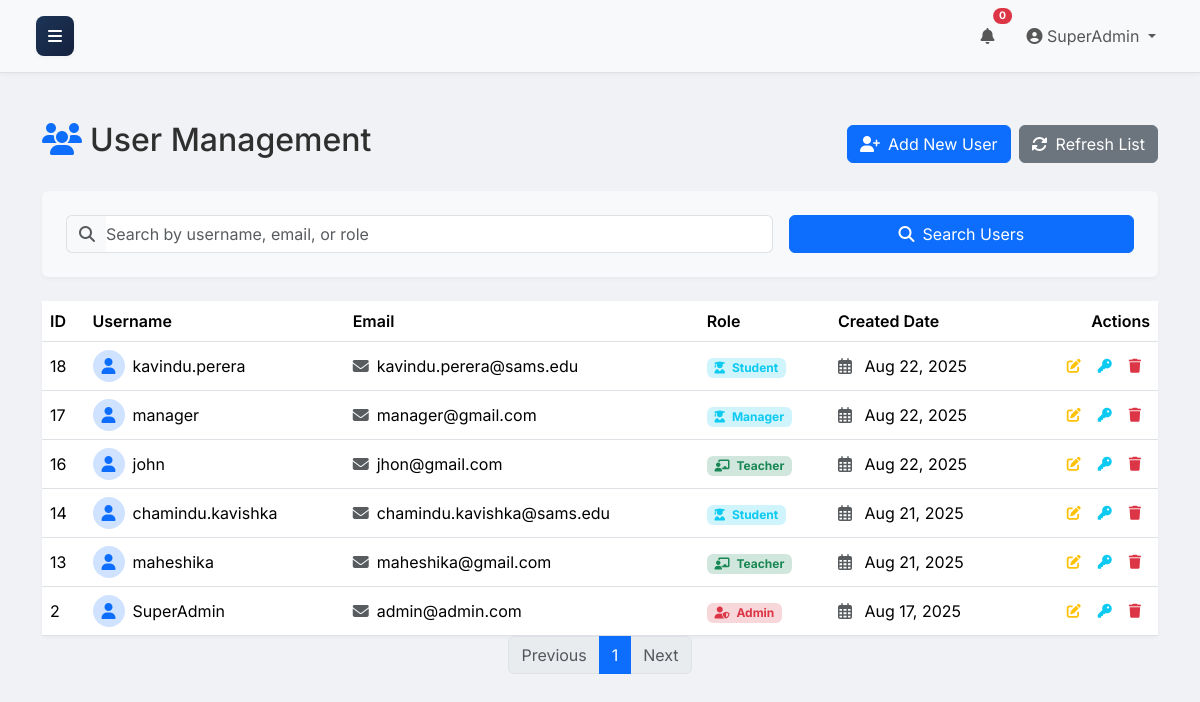
Screenshot of /users/list.php (signed in) with the database file from the repository.
### tables this page shows
CREATE TABLE `users` (
  `id` int(11) NOT NULL,
  `username` varchar(50) NOT NULL,
  `email` varchar(100) NOT NULL,
  `password` varchar(255) NOT NULL,
  `role_id` int(11) NOT NULL,
  `created_at` timestamp NOT NULL DEFAULT current_timestamp(),
  `updated_at` timestamp NOT NULL DEFAULT current_timestamp() ON UPDATE current_timestamp()
);

CREATE TABLE `roles` (
  `id` int(11) NOT NULL,
  `name` varchar(255) NOT NULL
);

### public/users/list.php (the view, shortened to what this page needs)
<?php
include_once '../includes/header.php';
$pdo = get_pdo_connection();
$limit = 10;
$page = isset($_GET['page']) && is_numeric($_GET['page']) ? (int)$_GET['page'] : 1;
$offset = ($page - 1) * $limit;
$search_query = isset($_GET['search']) ? htmlspecialchars($_GET['search']) : '';
$search_sql = '';
$stmt_count = $pdo->prepare("SELECT COUNT(u.id) FROM users u JOIN roles r ON u.role_id = r.id" . $search_sql);
$stmt_count->execute();
$total_users = $stmt_count->fetchColumn();
$total_pages = ceil($total_users / $limit);
$sql = "SELECT u.id, u.username, u.email, r.name as role_name, u.created_at FROM users u JOIN roles r ON u.role_id = r.id" . $search_sql . " ORDER BY created_at DESC LIMIT :limit OFFSET :offset";
$stmt = $pdo->prepare($sql);
$stmt->bindValue(':limit', $limit, PDO::PARAM_INT);
$stmt->bindValue(':offset', $offset, PDO::PARAM_INT);
$stmt->execute();
$users = $stmt->fetchAll(PDO::FETCH_ASSOC);
?>
<div class="container mt-4">
    <div class="d-flex justify-content-between align-items-center mb-4">
        <h2 class="section-title">
            <i class="fas fa-users text-primary me-2"></i>User Management
        </h2>
            <div class="d-flex gap-2">
                <a href="add.php" class="btn btn-primary">
                    <i class="fas fa-user-plus me-2"></i>Add New User
                </a>
                <button onclick="window.location.reload(true)" class="btn btn-secondary">
                    <i class="fas fa-sync-alt me-2"></i>Refresh List
                </button>
            </div>
        </div>
        <div class="card shadow-sm border-0 mb-4">
            <div class="card-body p-4">
                <form action="list.php" method="GET" class="row g-3">
                    <div class="col-md-8">
                        <div class="input-group">
                            <span class="input-group-text bg-light border-end-0">
                                <i class="fas fa-search text-muted"></i>
                            </span>
                            <input type="text" name="search" class="form-control border-start-0 ps-0"
                                   placeholder="Search by username, email, or role"
                                   value="<?php echo htmlspecialchars($search_query); ?>">
                        </div>
                    </div>
                    <div class="col-md-4">
                        <button type="submit" class="btn btn-primary w-100">
                            <i class="fas fa-search me-2"></i>Search Users
                        </button>
                    </div>
                </form>
            </div>
        </div>
        <?php if (empty($users)): ?>
            <div class="alert alert-info d-flex align-items-center">
                <i class="fas fa-info-circle me-2"></i>
                No users found matching your search criteria.
            </div>
        <?php else: ?>
            <div class="card shadow-sm border-0">
                <div class="table-responsive">
                    <table class="table table-hover mb-0">
                        <thead class="bg-light">
                            <tr>
                                <th class="fw-semibold">ID</th>
                                <th class="fw-semibold">Username</th>
                                <th class="fw-semibold">Email</th>
                                <th class="fw-semibold">Role</th>
                                <th class="fw-semibold">Created Date</th>
                                <th class="fw-semibold text-end">Actions</th>
                            </tr>
                        </thead>
                        <tbody>
                            <?php foreach ($users as $user): ?>
                                <tr>
                                    <td class="align-middle"><?php echo htmlspecialchars($user['id']); ?></td>
                                    <td class="align-middle">
                                        <div class="d-flex align-items-center">
                                            <div class="avatar-initial rounded-circle bg-primary-subtle text-primary me-2" style="width: 32px; height: 32px; display: flex; align-items: center; justify-content: center;">
                                                <i class="fas fa-user"></i>
                                            </div>
                                            <?php echo htmlspecialchars($user['username']); ?>
                                        </div>
                                    </td>
                                    <td class="align-middle">
                                        <i class="fas fa-envelope text-muted me-2"></i><?php echo htmlspecialchars($user['email']); ?>
                                    </td>
                                    <td class="align-middle">
                                        <span class="badge bg-<?php
                                            echo $user['role_name'] === 'admin' ? 'danger' :
                                                ($user['role_name'] === 'teacher' ? 'success' :
                                                ($user['role_name'] === 'parent' ? 'warning' : 'info'));
                                        ?>-subtle text-<?php
                                            echo $user['role_name'] === 'admin' ? 'danger' :
                                                ($user['role_name'] === 'teacher' ? 'success' :
                                                ($user['role_name'] === 'parent' ? 'warning' : 'info'));
                                        ?>">
                                            <i class="fas fa-<?php
                                                echo $user['role_name'] === 'admin' ? 'user-shield' :
                                                    ($user['role_name'] === 'teacher' ? 'chalkboard-teacher' :
                                                    ($user['role_name'] === 'parent' ? 'user-friends' : 'user-graduate'));
                                            ?> me-1"></i>
                                            <?php echo ucfirst(htmlspecialchars($user['role_name'])); ?>
                                        </span>
                                    </td>
                                    <td class="align-middle">
                                        <i class="far fa-calendar-alt text-muted me-2"></i>
                                        <?php echo date('M j, Y', strtotime($user['created_at'])); ?>
                                    </td>
                                    <td class="text-end">
                                        <div class="btn-group">
                                            <a href="edit.php?id=<?php echo htmlspecialchars($user['id']); ?>"
                                               class="btn btn-sm btn-warning-subtle text-warning">
                                                <i class="fas fa-edit"></i>
                                            </a>
                                            <a href="reset_password.php?id=<?php echo htmlspecialchars($user['id']); ?>"
                                               class="btn btn-sm btn-info-subtle text-info">
                                                <i class="fas fa-key"></i>
                                            </a>
                                            <button type="button"
                                                    class="btn btn-sm btn-danger-subtle text-danger"
                                                    data-bs-toggle="modal"
                                                    data-bs-target="#deleteModal"
                                                    data-user-id="<?php echo htmlspecialchars($user['id']); ?>"
                                                    data-username="<?php echo htmlspecialchars($user['username']); ?>">
                                                <i class="fas fa-trash"></i>
                                            </button>
                                        </div>
                                    </td>
                                </tr>
                            <?php endforeach; ?>
                        </tbody>
                    </table>
                </div>
            </div>
            <nav aria-label="Page navigation">
                <ul class="pagination justify-content-center">
                    <li class="page-item <?php echo ($page <= 1) ? 'disabled' : ''; ?>">
                        <a class="page-link" href="?page=<?php echo $page - 1; ?><?php echo !empty($search_query) ? '&search=' . urlencode($search_query) : ''; ?>">Previous</a>
                    </li>
                    <?php for ($i = 1; $i <= $total_pages; $i++): ?>
                        <li class="page-item <?php echo ($page == $i) ? 'active' : ''; ?>">
                            <a class="page-link" href="?page=<?php echo $i; ?><?php echo !empty($search_query) ? '&search=' . urlencode($search_query) : ''; ?>"><?php echo $i; ?></a>
                        </li>
                    <?php endfor; ?>
                    <li class="page-item <?php echo ($page >= $total_pages) ? 'disabled' : ''; ?>">
                        <a class="page-link" href="?page=<?php echo $page + 1; ?><?php echo !empty($search_query) ? '&search=' . urlencode($search_query) : ''; ?>">Next</a>
                    </li>
                </ul>
            </nav>
        <?php endif; ?>
    </div>
    </div>
</div>
<?php include_once '../includes/footer.php'; ?>

### public/assets/css/style.css (style rules this page uses)
html, body { height: 100%; margin: 0; padding: 0; }
:root { --primary-green: #1b4332; --accent-green: #2d6a4f; --light-green: #b7e4c7; --dark-green: #081c15; --professional-blue: #1d3557; --dark-blue: #14213d; --light-gray: #f0f2f5; --medium-gray: #6c757d; --border-color: #dee2e6; --primary: #1d3557; --primary-subtle: #e6eaf0; --success: #2d6a4f; --success-subtle: #e7f2ed; --warning: #ca6702; --warning-subtle: #fff1e6; --info: #184e77; --info-subtle: #e6eff4; --danger: #9b2226; --danger-subtle: #f8e7e7; --secondary: #4a4e69; --secondary-subtle: #ecedf2; --bg-dark: #f0f2f5; --card-bg: #f8f9fa; --timeline-bg: rgba(0, 0, 0, 0.03); --bg-dark: #f0f2f5; --sidebar-width: 250px; --sidebar-collapsed-width: 70px; --sidebar-transition: 0.3s; --shadow-sm: 0 .125rem .25rem rgba(0,0,0,.035); --shadow-md: 0 .5rem 1rem rgba(0,0,0,.05); --shadow-lg: 0 1rem 3rem rgba(0,0,0,.075); }
body { font-family: 'Inter', sans-serif; background-color: var(--bg-dark); overflow-x: hidden; color: #2f2f2f; }
.card { background: var(--card-bg); border: none; box-shadow: 0 2px 6px rgba(0, 0, 0, 0.04); }
.card .card-body { padding: 1.5rem; }
.shadow-sm { box-shadow: var(--shadow-sm) !important; }
@media (min-width: 992px) { body { overflow-x: hidden; } }

### rows the page displays
users: id "18", username "kavindu.perera", email "kavindu.perera@sams.edu", role.name "Student", created_at "Aug 22, 2025"
users: id "17", username "manager", email "manager@gmail.com", role.name "Manager", created_at "Aug 22, 2025"
users: id "16", username "john", email "jhon@gmail.com", role.name "Teacher", created_at "Aug 22, 2025"
users: id "14", username "chamindu.kavishka", email "chamindu.kavishka@sams.edu", role.name "Student", created_at "Aug 21, 2025"
users: id "13", username "maheshika", email "maheshika@gmail.com", role.name "Teacher", created_at "Aug 21, 2025"
users: id "2", username "SuperAdmin", email "admin@admin.com", role.name "Admin", created_at "Aug 17, 2025"

### other values shown
$_SESSION['username'] "SuperAdmin"
